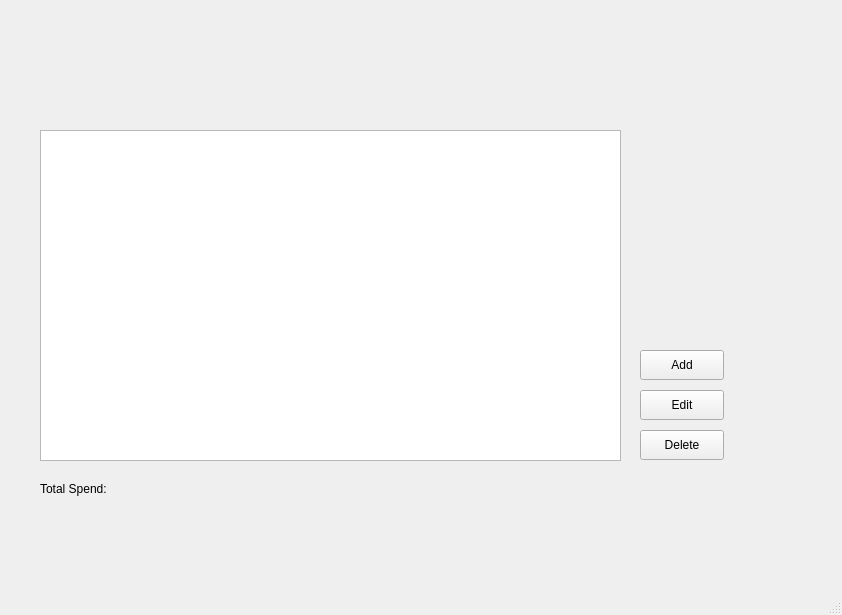
<?xml version="1.0" encoding="UTF-8"?>
<ui version="4.0">
 <class>MainWindow</class>
 <widget class="QMainWindow" name="MainWindow">
  <property name="geometry">
   <rect>
    <x>0</x>
    <y>0</y>
    <width>842</width>
    <height>615</height>
   </rect>
  </property>
  <property name="windowTitle">
   <string>MainWindow</string>
  </property>
  <widget class="QWidget" name="centralwidget">
   <widget class="QTableView" name="tb_RecurringExpense">
    <property name="geometry">
     <rect>
      <x>40</x>
      <y>130</y>
      <width>581</width>
      <height>331</height>
     </rect>
    </property>
   </widget>
   <widget class="QPushButton" name="b_deleteExp">
    <property name="geometry">
     <rect>
      <x>640</x>
      <y>430</y>
      <width>84</width>
      <height>30</height>
     </rect>
    </property>
    <property name="text">
     <string>Delete</string>
    </property>
   </widget>
   <widget class="QPushButton" name="b_editExp">
    <property name="geometry">
     <rect>
      <x>640</x>
      <y>390</y>
      <width>84</width>
      <height>30</height>
     </rect>
    </property>
    <property name="text">
     <string>Edit</string>
    </property>
   </widget>
   <widget class="QPushButton" name="b_addExp">
    <property name="geometry">
     <rect>
      <x>640</x>
      <y>350</y>
      <width>84</width>
      <height>30</height>
     </rect>
    </property>
    <property name="text">
     <string>Add</string>
    </property>
   </widget>
   <widget class="QLabel" name="l_totalSpend">
    <property name="geometry">
     <rect>
      <x>40</x>
      <y>480</y>
      <width>581</width>
      <height>18</height>
     </rect>
    </property>
    <property name="text">
     <string>Total Spend:</string>
    </property>
   </widget>
  </widget>
  <widget class="QMenuBar" name="menubar">
   <property name="geometry">
    <rect>
     <x>0</x>
     <y>0</y>
     <width>842</width>
     <height>22</height>
    </rect>
   </property>
  </widget>
  <widget class="QStatusBar" name="statusbar"/>
 </widget>
 <resources/>
 <connections/>
</ui>
